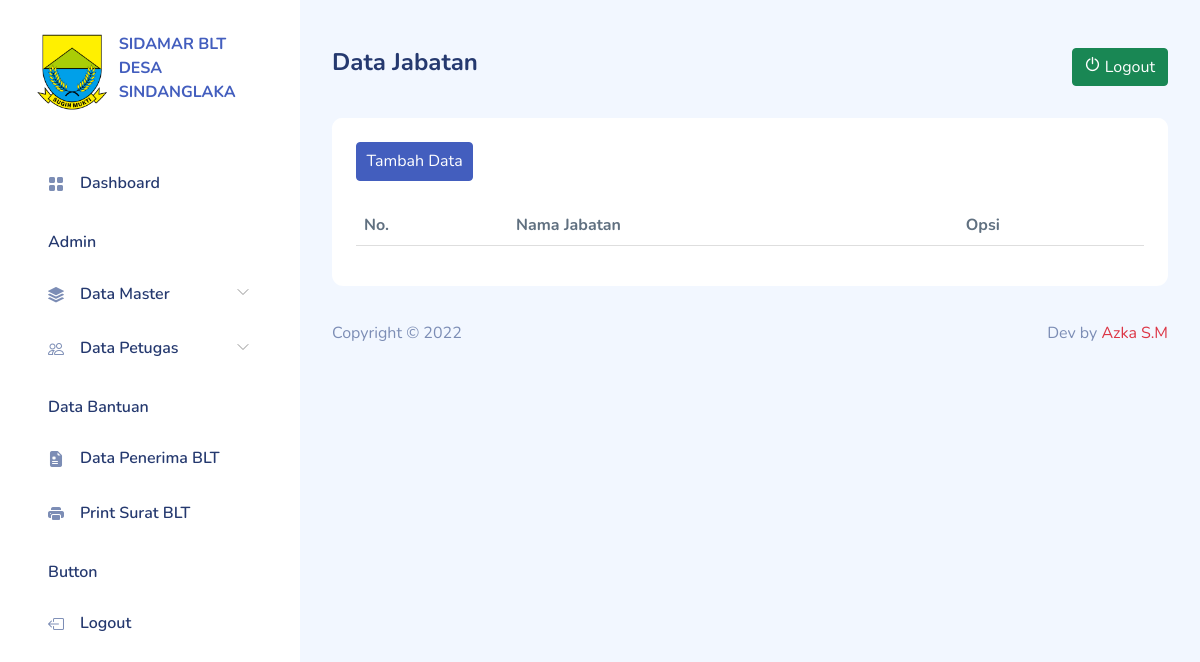
/data_jabatan.php (signed in), run on an earlier commit of the app's database.
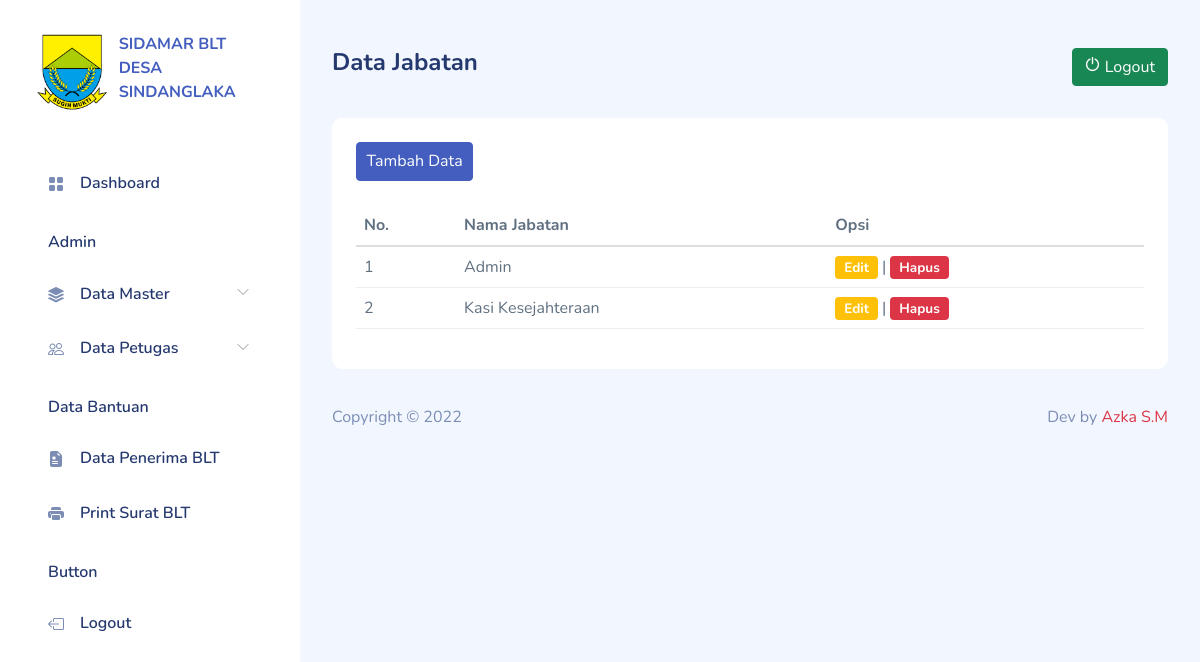
And on a later commit of the database.
### tables this page shows
CREATE TABLE `data_jabatan` (
  `id_jabatan` int(11) NOT NULL,
  `nama_jabatan` varchar(255) NOT NULL,
  `date_created` date NOT NULL,
  `is_active` int(11) NOT NULL
);

### functions.php (called while the page is built, shortened)
<?php
$conn = mysqli_connect("localhost", "root", "", "db_sdlk_blt");
function query($query)
{
    global $conn;
    $result = mysqli_query($conn, $query);
    $rows = [];
    while ($row = mysqli_fetch_assoc($result)) {
        $rows[] = $row;
    }
    return $rows;
}

### data_jabatan.php (the view, shortened to what this page needs)
<?php
require "functions.php";
$jabatan = query("SELECT * FROM data_jabatan");
include "template_header.php";
include "template_sidebar.php";
?>
<div id="main">
    <div class="page-heading">
        <div class="row">
            <div class="col">
                <h4>Data Jabatan</h4>
            </div>
            <div class="col">
                <a href="logout.php" class="btn btn-success float-end" onclick="return confirm('Yakin akan keluar dari aplikasi?');">
                    <i class="icon dripicons-power"></i>
                    Logout
                </a>
            </div>
        </div>
    </div>
    <div class="page-content">
        <section class="row">
            <div class="col-12 col-lg-12">
                <div class="card">
                    <div class="card-header">
                        <div class="row">
                            <div class="col-12 col-lg-8">
                                <a href="data_jabatan_add.php" class='btn btn-primary icon'>
                                    <span>Tambah Data</span>
                                </a>
                            </div>
                            <div class="col-12 col-lg-4">
                            </div>
                        </div>
                    </div>
                    <div class="card-body">
                        <div class="table-responsive">
                            <table class="table" id="table1">
                                <thead>
                                    <tr>
                                        <th>No.</th>
                                        <th>Nama Jabatan</th>
                                        <th>Opsi</th>
                                    </tr>
                                </thead>
                                <tbody>
                                    <?php $i = 1; ?>
                                    <?php foreach ($jabatan as $j) : ?>
                                        <tr>
                                            <td><?= $i; ?></td>
                                            <td><?= $j["nama_jabatan"]; ?></td>
                                            <td>
                                                <a href="data_jabatan_edit.php?id=<?= $j["id_jabatan"] ?>" class="badge bg-warning">Edit</a> |
                                                <a href="data_jabatan_delete.php?id=<?= $j["id_jabatan"] ?>" class="badge bg-danger" onclick="return confirm('Yakin akan menghapus data jabatan : <?= $j['nama_jabatan']; ?> ?');">Hapus</a>
                                            </td>
                                        </tr>
                                        <?php $i++; ?>
                                    <?php endforeach; ?>
                                </tbody>
                            </table>
                        </div>
                    </div>
                </div>
            </div>
        </section>
    </div>
    <?php include "template_footer.php"; ?>

What changed in the data, as far as the page shows it:
added data_jabatan: nama_jabatan "Admin"
added data_jabatan: nama_jabatan "Kasi Kesejahteraan"
